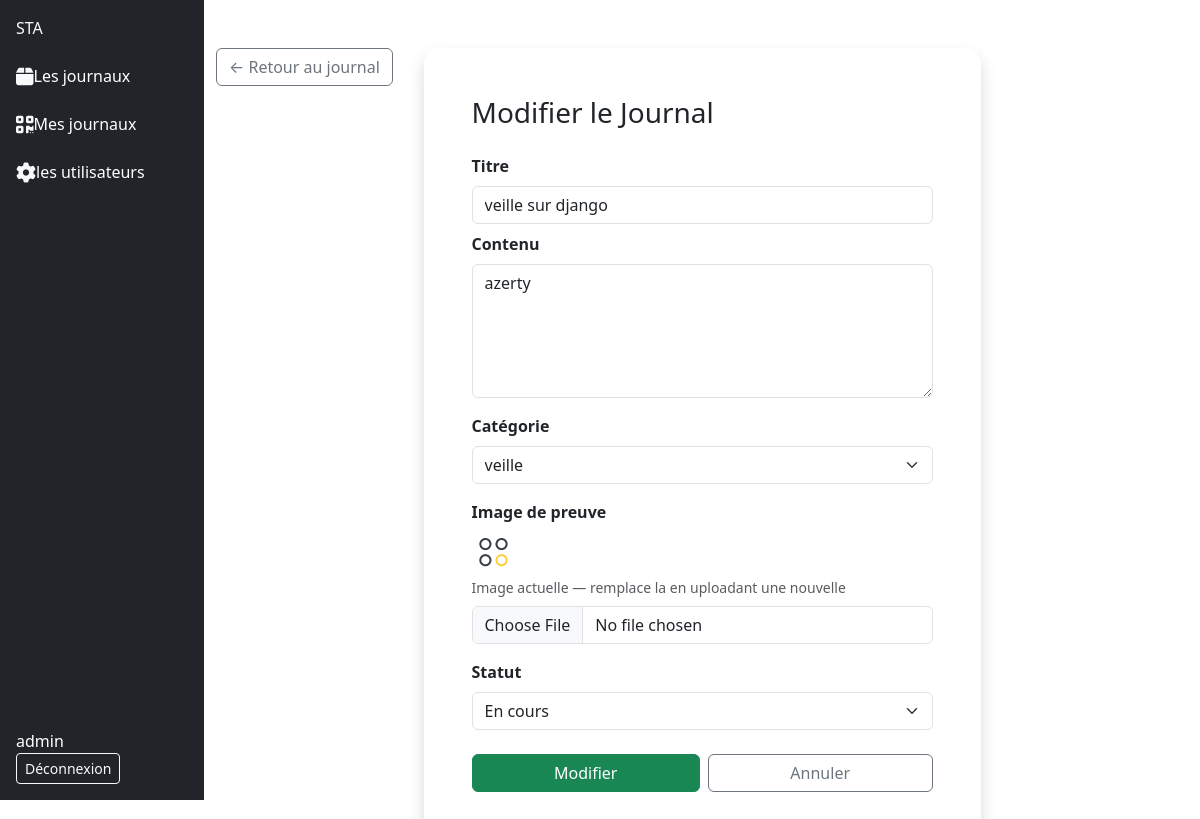
The app's page /entree/entree/1/modifier (signed in), older data.
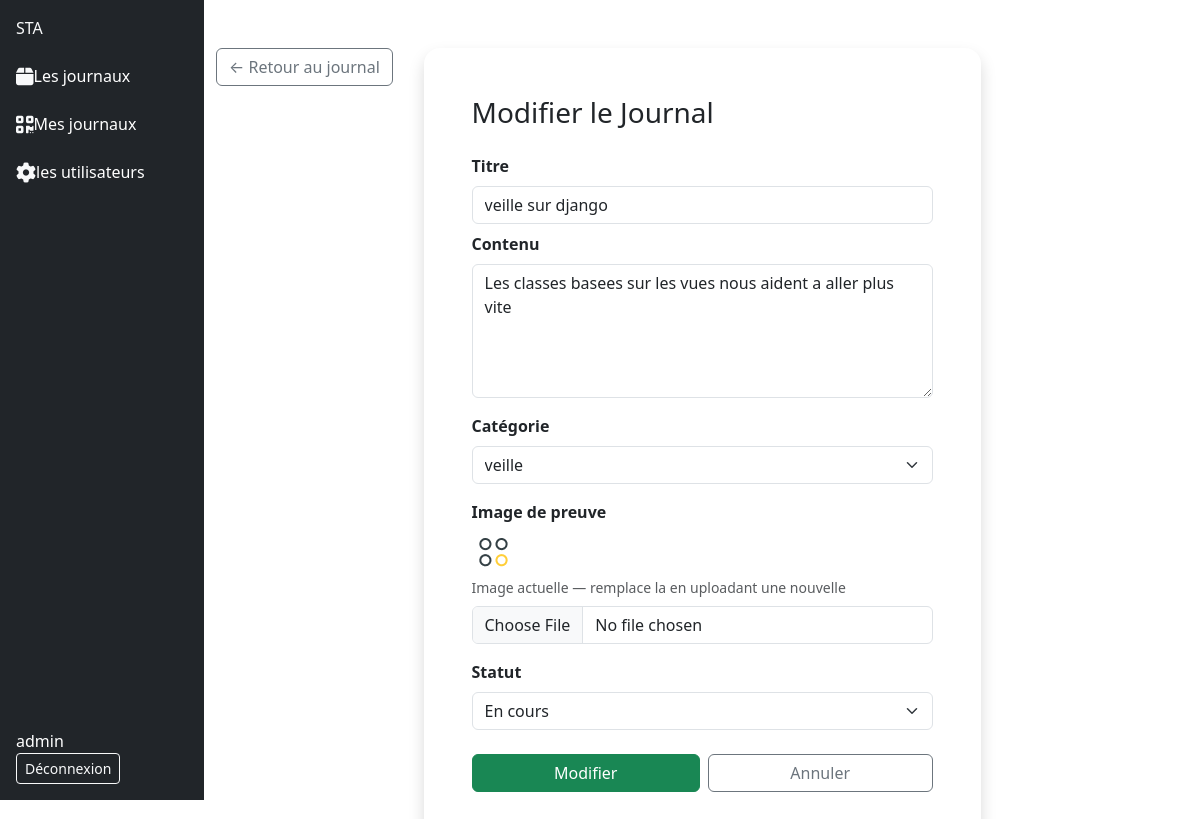
The same page, newer data.
### activite/models.py (models this page shows)
class Entree(models.Model) :
    class Statut(models.TextChoices):
        EN_COURS = 'en_cours', 'En cours'
        RESOLU   = 'resolu',   'Résolu'
        BLOQUE   = 'bloque',   'Bloqué'
    titre = models.CharField( max_length=100)
    contenu_textuel = models.TextField()
    image_de_preuve = models.ImageField(upload_to='images/')
    date_creation = models.DateTimeField(auto_now_add=True)
    categorie = models.ForeignKey(Categorie, on_delete=models.SET_NULL, null=True)
    user = models.ForeignKey(User, on_delete=models.SET_NULL, null=True)
    etat = models.CharField(
        max_length=20,
        choices=Statut.choices,
        default=Statut.EN_COURS
    )

### activite/views.py (the view, shortened to what this page needs)
# urls.py: path("entree/<int:pk>/modifier", EntreeUpdateView.as_view(), name="modifier_entree"),
class EntreeUpdateView(LoginRequiredMixin, UserPassesTestMixin, UpdateView):
    model = Entree
    form_class = EntreeUpdateForm
    template_name = 'update_tache.html'
    def test_func(self):
        entree = self.get_object()
        return self.request.user == entree.user or self.request.user.is_staff

### activite/forms.py
class EntreeUpdateForm(forms.ModelForm):
    class Meta:
        model = Entree
        fields = ['titre','contenu_textuel', 'categorie', 'image_de_preuve','etat']

### activite/templates/update_tache.html (shortened to what this page needs)
{% extends 'base.html' %}
{% block content %}
<div class="container py-4">
    <a href="{% url 'detail_entree' object.pk%}" class="btn btn-outline-secondary mb-4 position-fixed">
        ← Retour au journal
    </a>
    <div class="row justify-content-center">
        <div class="col-md-7">
            <div class="card shadow border-0 rounded-4">
                <div class="card-body p-5">
                    <h3 class="mb-4">Modifier le Journal</h3>
                    <form method="post" enctype="multipart/form-data">
                        <div class="mb-2">
                            <label class="form-label fw-semibold">Titre</label>
                            <input type="text"
                                   name="titre"
                                   class="form-control"
                                   value="{{ form.titre.value|default:'' }}">
                        </div>
                        <div class="mb-3">
                            <label class="form-label fw-semibold">Contenu</label>
                            <textarea name="contenu_textuel"
                                      class="form-control"
                                      rows="5">{{ form.contenu_textuel.value|default:'' }}</textarea>
                        </div>
                        <div class="mb-3">
                            <label class="form-label fw-semibold">Catégorie</label>
                            <select name="categorie" class="form-select">
                                {% for choice in form.categorie.field.queryset %}
                                    <option value="{{ choice.pk }}"
                                        {% if form.categorie.value == choice.pk|stringformat:"s" %}selected{% endif %}>
                                        {{ choice.nom_categorie }}
                                    </option>
                                {% endfor %}
                            </select>
                        </div>
                        <div class="mb-3">
                            <label class="form-label fw-semibold">Image de preuve</label>
                            {% if object.image_de_preuve %}
                                <div class="mb-2">
                                    <img src="{{ object.image_de_preuve.url }}"
                                         class="img-fluid rounded"
                                         style="max-height: 150px; object-fit: cover;"
                                         alt="Image actuelle">
                                    <small class="text-muted d-block mt-1">Image actuelle — remplace la en uploadant une nouvelle</small>
                                </div>
                            {% endif %}
                            <input type="file"
                                   name="image_de_preuve"
                                   class="form-control"
                                   accept="image/*">
                        </div>
                        <div class="mb-4">
                            <label class="form-label fw-semibold">Statut</label>
                            <select name="etat" class="form-select">
                                {% for valeur, label in form.etat.field.choices %}
                                    <option value="{{ valeur }}"
                                        {% if form.etat.value == valeur %}selected{% endif %}>
                                        {{ label }}
                                    </option>
                                {% endfor %}
                            </select>
                        </div>
                        <div class="d-flex gap-2">
                            <button type="submit" class="btn btn-success flex-fill">
                                Modifier
                            </button>
                            <a href="{% url 'entree' %}" class="btn btn-outline-secondary flex-fill">
                                Annuler
                            </a>
                        </div>
                    </form>
                </div>
            </div>
        </div>
    </div>
</div>
{% endblock content %}

Row changes from the older to the newer data that the page shows:
changed Entree "veille sur django": contenu_textuel "azerty" → "Les classes basees sur les vues nous aident a aller plus vite"
